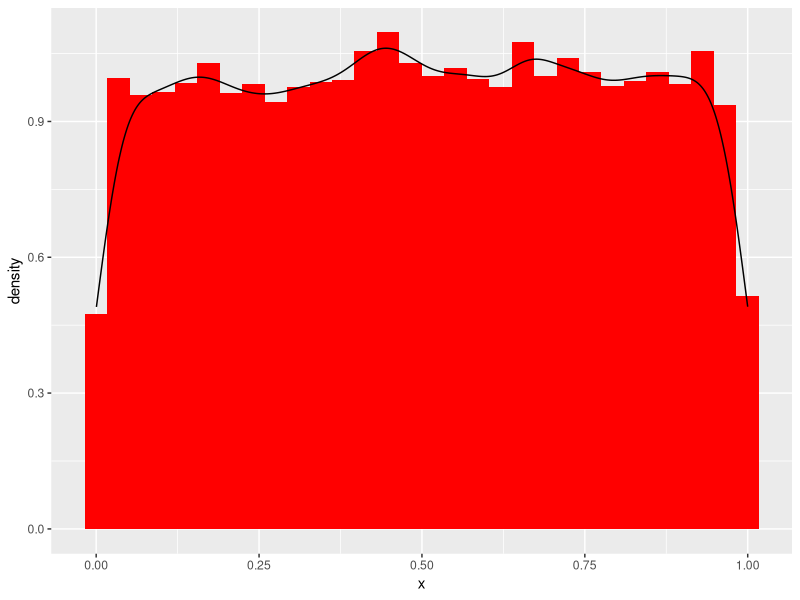
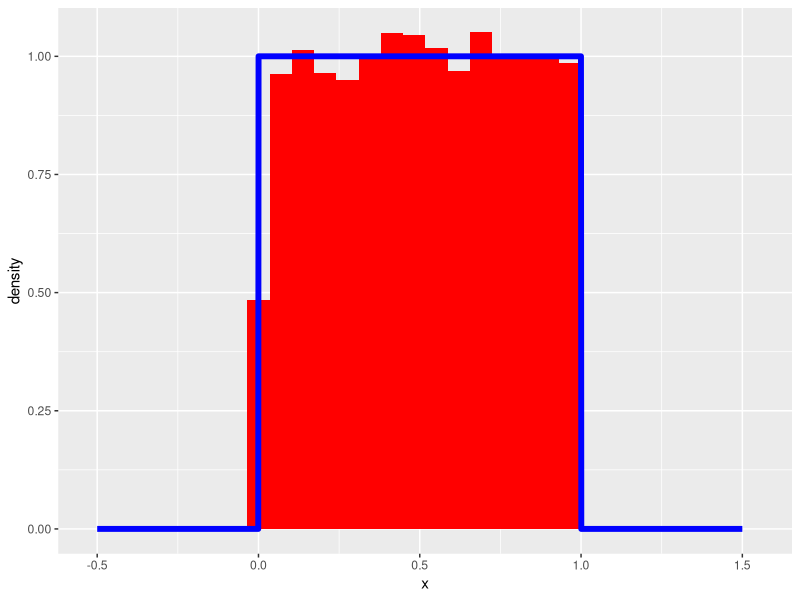
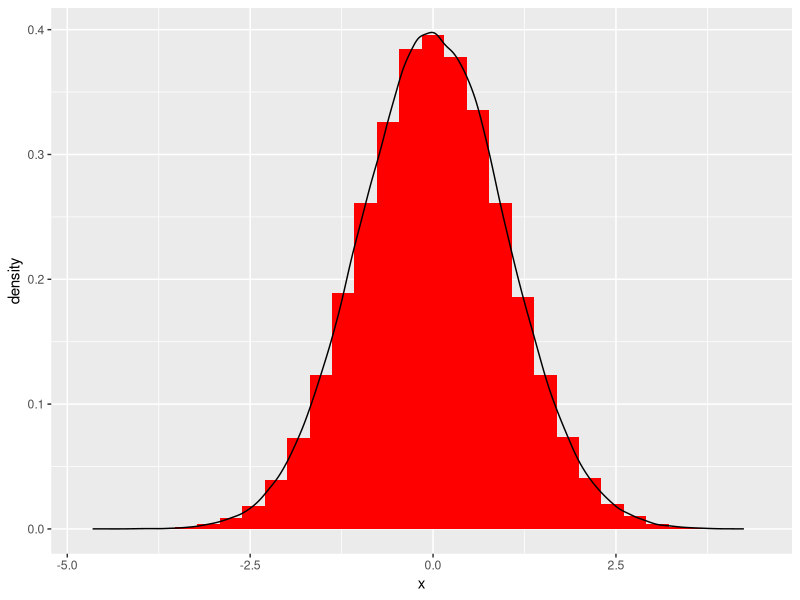
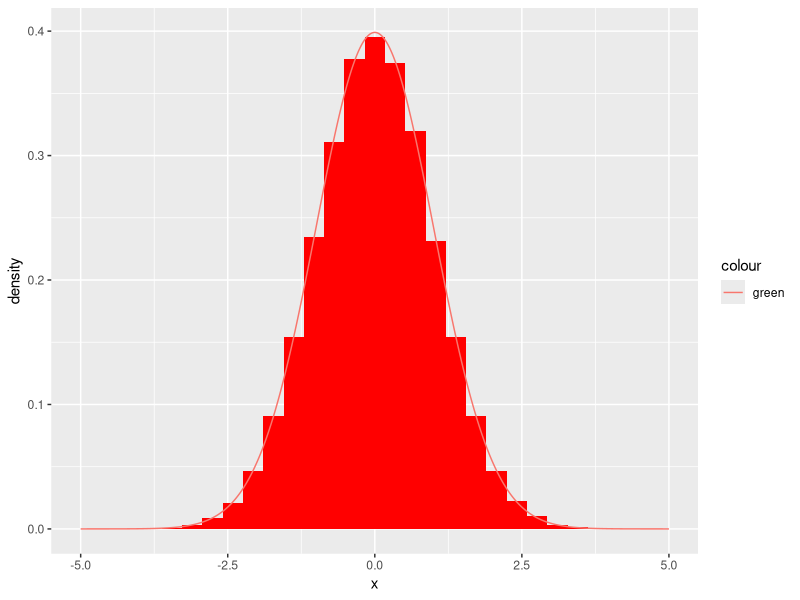
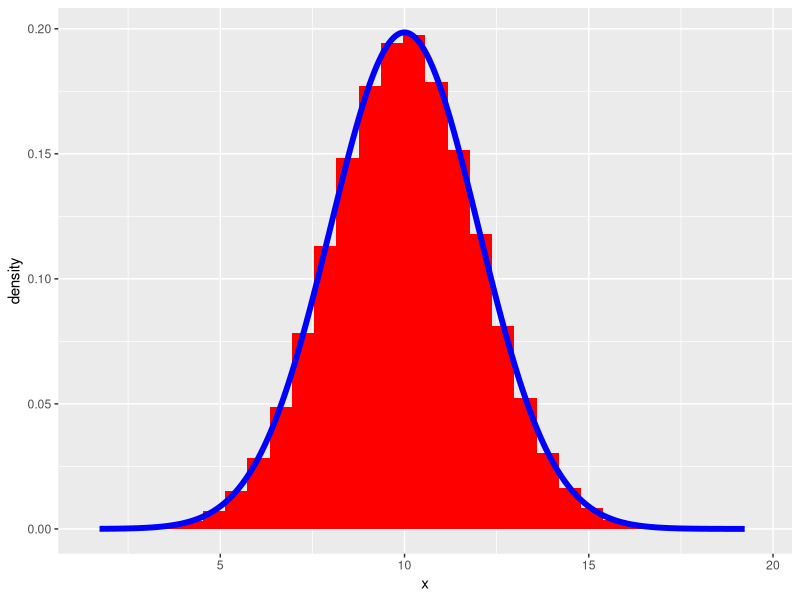
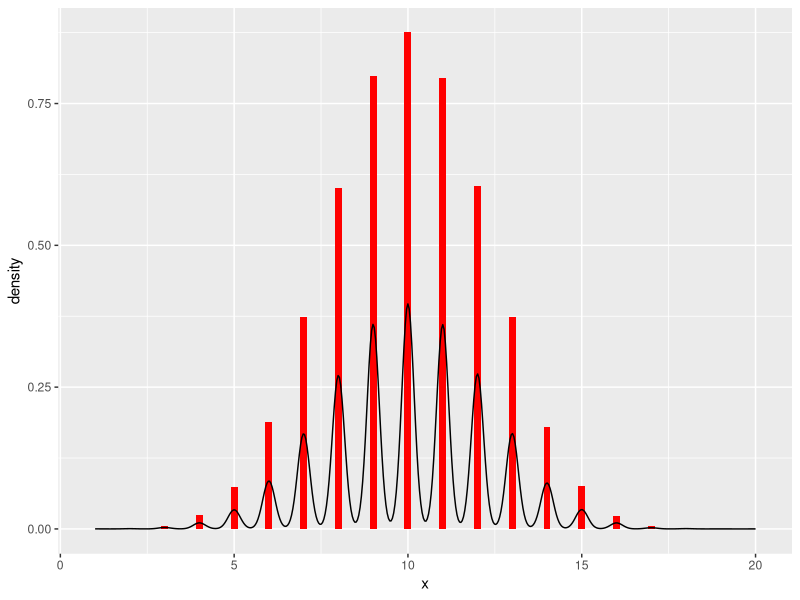

Recreate these plots in R, in order.
require(ggplot2)
# равномерное распределение (unif)
set.seed(1234)
punif(40000,min=30000,max=60000)
qunif(1/3,min=30000,max=60000)
qunif(1/2,min=30000,max=60000)
rnd_unif  <- data.frame(x=runif(20000))
require(ggplot2)
ggplot(data=rnd_unif,aes(x=x,y=..density..))+
  geom_histogram(fill="red")+geom_density()
# график теоретической плотности равномерного распределения, наложеннный на
# гистограмму
fun_unif <- data.frame(x=seq(-.5,1.5,length.out = 2000))

fun_unif$val <- dunif(fun_unif$x,min=0,max=1)
ggplot(data=rnd_unif,aes(x=x,y=..density..))+
  geom_histogram(fill="red")+
    geom_line(data=fun_unif,aes(x,val),size=2,col="blue")


# нормальное  распределение (norm)

rnd_norm<- data.frame(x=rnorm(200000))
ggplot(data=rnd_norm,aes(x=x,y=..density..))+
  geom_histogram(fill="red")+geom_density()
fun_norm  <-data.frame(x = seq(-5,5,length.out = 20000))
fun_norm$val  <-  dnorm(fun_norm$x)
ggplot(data=rnd_norm,aes(x=x,y=..density..))+
  geom_histogram(fill="red")+
#  geom_density()+
  geom_line(data=fun_norm,aes(col="green",x=x,y=val))
# добабление графика функции средсвами ggplot2::stat_func()
rnd_norm_10_2<- data.frame(x=rnorm(200000,mean = 10,sd=2))
ggplot(data=rnd_norm_10_2,aes(x=x))+
  geom_histogram(fill="red",aes(y=..density..))+
  stat_function(data=rnd_norm_10_2,fun=dnorm, col="blue",size=2,n=500,
                args = list(mean=mean(rnd_norm_10_2$x),sd=sd(rnd_norm_10_2$x)))

summary(rnd_norm_10_2)
mean(rnd_norm_10_2$x)
median(rnd_norm_10_2$x)
sd(rnd_norm_10_2$x)
var(rnd_norm_10_2$x)


# биноминальное распределение (binom)
rnd_binom_20<- data.frame(x=rbinom(200000,size=20,prob=0.5))
ggplot(data=rnd_binom_20,aes(x=x,y=..density..))+
  geom_histogram(fill="red",binwidth=0.2)+geom_density()



# распределение Пуассона (pois) The Poisson Distribution
